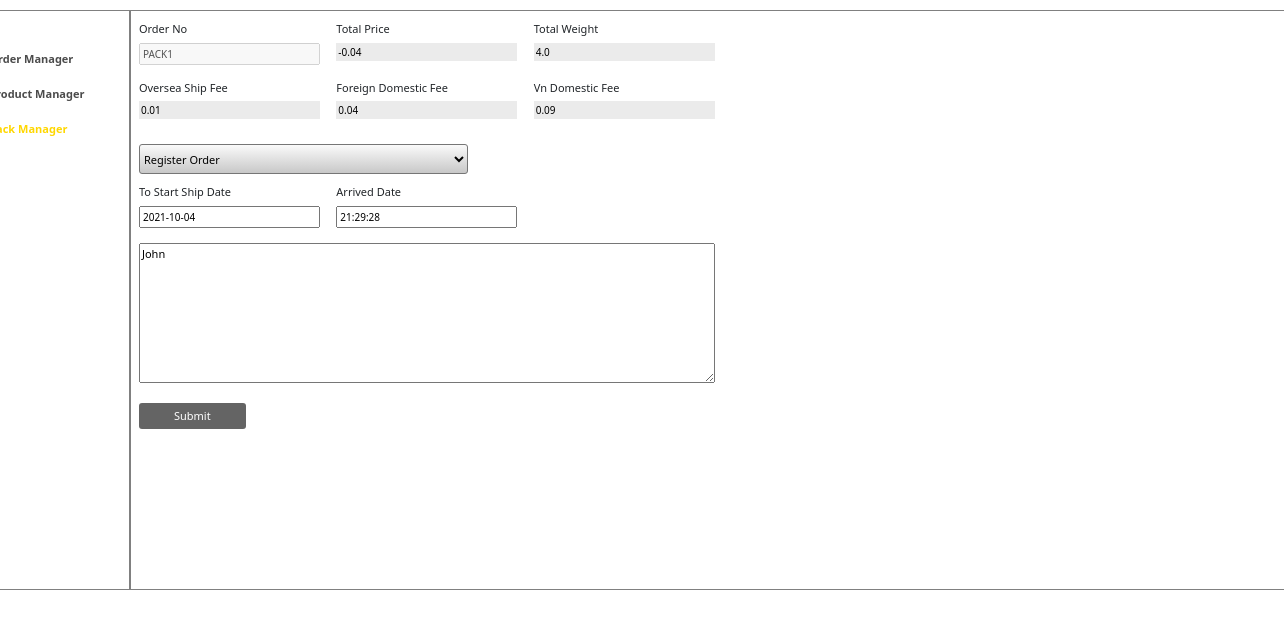
Before: /pack/edit/?q=1 with the older database file.
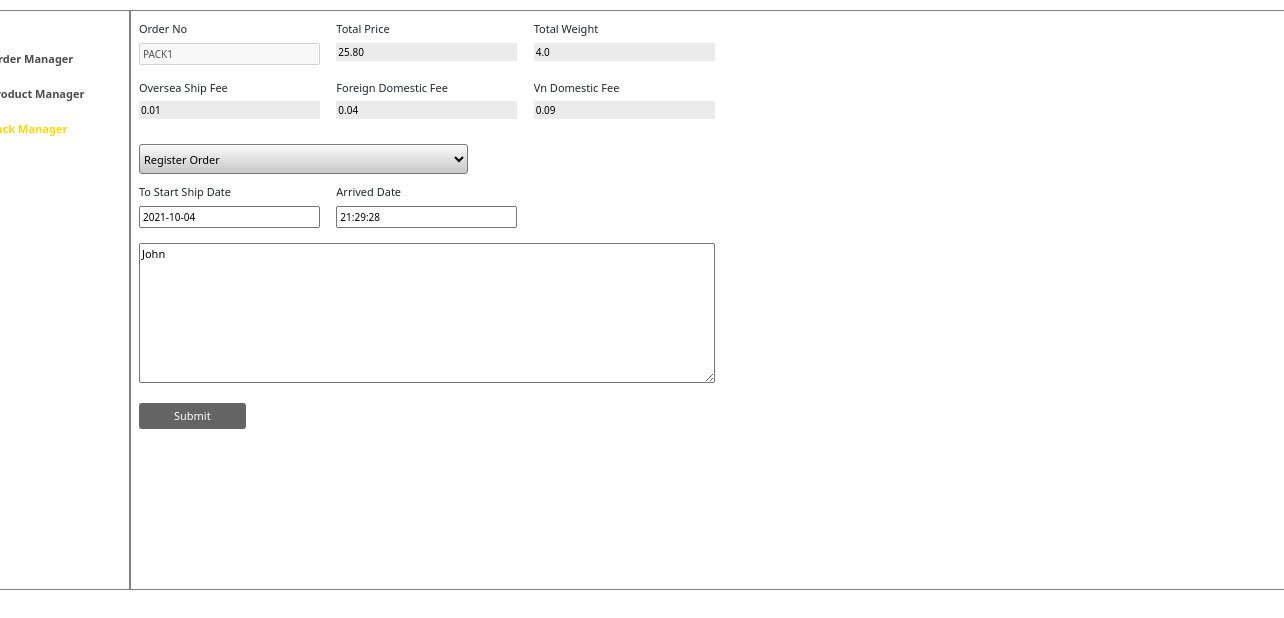
After: the same page with the newer database file.
### purchase_app/models.py (models this page shows, shortened)
class Pack(models.Model):
    STATUS_CHOICES = [
        ('REGISTER', 'Register Order'),
        ('CANCEL_BY_CUSTOMER', 'Cancel by Customer'),
        ('CANCEL_BY_EMPOLYEE', 'Cancel by Employee'),
        ('UNDER_SHIPPING', 'Under Shipping'),
        ('COMPLETED', 'Completed'),
    ]
    pack_no = models.CharField(
        max_length=50, blank=True, unique=True)
    total_price = models.DecimalField(
        max_digits=12, decimal_places=2, default=0)
    total_weight = models.FloatField(default=0)
    oversea_ship_fee = models.DecimalField(
        max_digits=12, decimal_places=2, default=0)
    foreign_domestic_fee = models.DecimalField(
        max_digits=12, decimal_places=2, default=0)
    vn_domestic_fee = models.DecimalField(
        max_digits=12, decimal_places=2, default=0)
    status = models.CharField(
        max_length=100,
        choices=STATUS_CHOICES,
        default='REGISTER',
    )
    to_start_ship_date = models.DateField(
        auto_now=False, default=dt.now(), null=False)
    arrived_date = models.TimeField(
        auto_now=False, default=dt.now(), null=False)
    memo = models.TextField(default='')

### purchase_app/views.py (the view)
# urls.py: path('pack/edit/', pack_edit, name='cms-pack-edit'),
def pack_edit(request):
    if request.GET.get('q') == 'None':
        '''
        This case active when staff has just created a new pack
        '''
        return HttpResponseRedirect('../../pack/')
    elif request.GET.get('q') == 'create_new':
        form = UpdatePackForm()
        pack_model = None
        _id = None
    else:
        _id = request.GET.get('q')
        pack_model = get_object_or_404(Pack, id=_id)
        form = UpdatePackForm(instance=pack_model)
    if request.method == 'POST':
        form = UpdatePackForm(request.POST or None, instance=pack_model)
        if form.is_valid():
            form.save()
            newurl = '?q=' + str(_id)
            return redirect("."+newurl)
    return render(request, 'PackEdit.html', {'form': form, 'current_id': _id, })

### purchase_app/forms.py (shortened to what this page needs)
class UpdatePackForm(forms.ModelForm):
    class Meta:
        model = Pack
        fields = [
            'pack_no',
            'total_price',
            'total_weight',
            'oversea_ship_fee',
            'foreign_domestic_fee',
            'vn_domestic_fee',
            'status',
            'to_start_ship_date',
            'arrived_date',
            'memo'
        ]
        widgets = {
            'memo': forms.Textarea(attrs={'placeholder': 'Memo of pack'}),
        }
    def __init__(self, *args, **kwargs):
        super(UpdatePackForm, self).__init__(*args, **kwargs)
        instance = getattr(self, 'instance', None)
        if instance and instance.id:
            self.fields['pack_no'].required = False
            self.fields['pack_no'].widget.attrs['disabled'] = 'disabled'

### Templates/PackEdit.html (shortened to what this page needs)
{% extends 'Base.html' %}
{% load static %}
{% block content %}
<div class="container">
    <div class="row main-frame">
        <div class="border sub-frame-1">
            <ul>
                <li> <a href="../../">Order Manager</a>
                <li> <a href="../../product/">Product Manager</a>
                <li> <a class="active" href="../../pack/">Pack Manager</a>
            </ul>
        </div>
        <div class="border sub-frame-3">
            <form class="row" action="" method="POST">
                <div class="col-6">
                    <div class="row ">
                        <div class=" col-4 ">Order No {{form.pack_no}}</div>
                        <div class=" col-4 ">Total Price {{form.total_price}}</div>
                        <div class=" col-4 ">Total Weight {{form.total_weight}}</div>
                    </div>
                    <div class="row ">
                        <div class=" col-4 ">Oversea Ship Fee {{form.oversea_ship_fee}}</div>
                        <div class=" col-4 ">Foreign Domestic Fee {{form.foreign_domestic_fee}}</div>
                        <div class=" col-4 ">Vn Domestic Fee {{form.vn_domestic_fee}}</div>
                    </div>
                    <div class="row ">
                        <div class=" col-7 ">{{form.status}}</div>
                    </div>
                    <div class="row">
                        <div class=" col-4 ">To Start Ship Date {{form.to_start_ship_date}}</div>
                        <div class=" col-4 ">Arrived Date {{form.arrived_date}}</div>
                    </div>
                    <div class="row">
                        <div class="pack-memo">{{form.memo}}</div>
                    </div>
                    <div class=" col-4 ">
                            <input type="submit" value="Submit" style="margin-top: 20px;"/>
                        </div>
                </div>
            </form>
        </div>
    </div>
</div>
{%endblock  %}

Changed rows visible on the page:
changed Pack "PACK1": total_price "-0.04" → "25.80"
